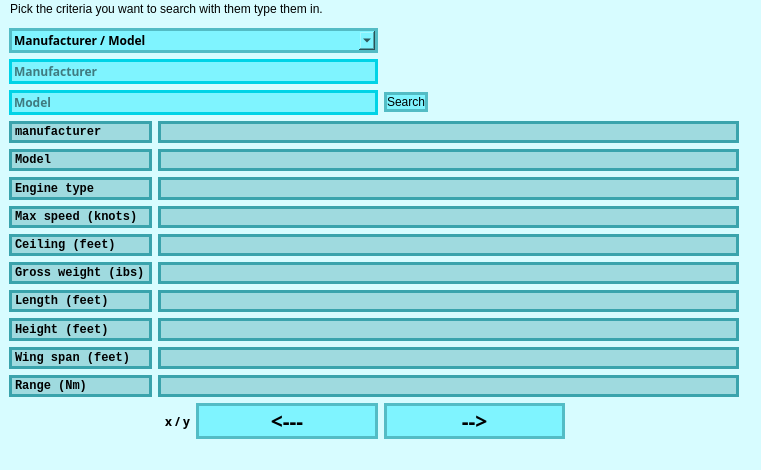
<?xml version="1.0" encoding="UTF-8"?>
<ui version="4.0">
 <class>MainWindow</class>
 <widget class="QMainWindow" name="MainWindow">
  <property name="geometry">
   <rect>
    <x>0</x>
    <y>0</y>
    <width>761</width>
    <height>470</height>
   </rect>
  </property>
  <property name="font">
   <font>
    <family>ROG-fonts</family>
   </font>
  </property>
  <property name="cursor">
   <cursorShape>ArrowCursor</cursorShape>
  </property>
  <property name="windowTitle">
   <string>MainWindow</string>
  </property>
  <property name="autoFillBackground">
   <bool>false</bool>
  </property>
  <property name="styleSheet">
   <string notr="true">background-color: hsl(185, 100%, 92%);
</string>
  </property>
  <widget class="QWidget" name="centralwidget">
   <layout class="QVBoxLayout" name="verticalLayout">
    <item>
     <layout class="QGridLayout" name="gridLayout_3">
      <item row="2" column="0">
       <widget class="QLineEdit" name="lineEdit_2">
        <property name="font">
         <font>
          <family>ROG Fonts</family>
          <weight>75</weight>
          <italic>false</italic>
          <bold>true</bold>
         </font>
        </property>
        <property name="cursor">
         <cursorShape>ArrowCursor</cursorShape>
        </property>
        <property name="autoFillBackground">
         <bool>false</bool>
        </property>
        <property name="styleSheet">
         <string notr="true">border: 3px solid hsl(185, 100%, 45%);
background-color: hsl(185, 100%, 75%);</string>
        </property>
        <property name="text">
         <string/>
        </property>
        <property name="placeholderText">
         <string>Model</string>
        </property>
       </widget>
      </item>
      <item row="1" column="0">
       <widget class="QLineEdit" name="lineEdit">
        <property name="font">
         <font>
          <family>ROG Fonts</family>
          <weight>75</weight>
          <italic>false</italic>
          <bold>true</bold>
         </font>
        </property>
        <property name="cursor">
         <cursorShape>ArrowCursor</cursorShape>
        </property>
        <property name="autoFillBackground">
         <bool>false</bool>
        </property>
        <property name="styleSheet">
         <string notr="true">border: 3px solid hsl(185, 100%, 45%);
background-color: hsl(185, 100%, 75%);</string>
        </property>
        <property name="text">
         <string/>
        </property>
        <property name="placeholderText">
         <string>Manufacturer</string>
        </property>
       </widget>
      </item>
      <item row="0" column="0">
       <widget class="QComboBox" name="comboBox">
        <property name="font">
         <font>
          <family>ROG Fonts</family>
          <weight>75</weight>
          <italic>false</italic>
          <bold>true</bold>
         </font>
        </property>
        <property name="cursor">
         <cursorShape>ArrowCursor</cursorShape>
        </property>
        <property name="autoFillBackground">
         <bool>false</bool>
        </property>
        <property name="styleSheet">
         <string notr="true">border: 3px solid hsl(185, 50%, 55%);
background-color: hsl(185, 100%, 75%);</string>
        </property>
        <item>
         <property name="text">
          <string>Manufacturer / Model</string>
         </property>
        </item>
        <item>
         <property name="text">
          <string>Min / Max length</string>
         </property>
        </item>
        <item>
         <property name="text">
          <string>Min / Max height</string>
         </property>
        </item>
        <item>
         <property name="text">
          <string>Min / Max wing span</string>
         </property>
        </item>
        <item>
         <property name="text">
          <string>Min / Max range</string>
         </property>
        </item>
       </widget>
      </item>
      <item row="1" column="1">
       <spacer name="horizontalSpacer">
        <property name="font">
         <font>
          <family>ROG Fonts</family>
          <weight>75</weight>
          <bold>true</bold>
         </font>
        </property>
        <property name="cursor">
         <cursorShape>ArrowCursor</cursorShape>
        </property>
        <property name="orientation">
         <enum>Qt::Horizontal</enum>
        </property>
        <property name="sizeHint" stdset="0">
         <size>
          <width>40</width>
          <height>20</height>
         </size>
        </property>
       </spacer>
      </item>
      <item row="2" column="1">
       <widget class="QPushButton" name="pushButton_3">
        <property name="sizePolicy">
         <sizepolicy hsizetype="Maximum" vsizetype="Fixed">
          <horstretch>0</horstretch>
          <verstretch>0</verstretch>
         </sizepolicy>
        </property>
        <property name="styleSheet">
         <string notr="true">
QPushButton {
	border: 3px solid hsl(185, 50%, 55%);
	background-color: hsl(185, 100%, 75%);
}
QPushButton:hover {
	background-color : hsl(185, 100%, 45%);
	border: 3p solid hsl(185 ,50%, 15%);
}</string>
        </property>
        <property name="text">
         <string>Search</string>
        </property>
       </widget>
      </item>
     </layout>
    </item>
    <item>
     <layout class="QGridLayout" name="gridLayout">
      <item row="8" column="2">
       <widget class="QLabel" name="label_9">
        <property name="text">
         <string/>
        </property>
        <property name="scaledContents">
         <bool>true</bool>
        </property>
       </widget>
      </item>
      <item row="4" column="0">
       <widget class="QLabel" name="ceiling">
        <property name="enabled">
         <bool>true</bool>
        </property>
        <property name="sizePolicy">
         <sizepolicy hsizetype="Minimum" vsizetype="Preferred">
          <horstretch>0</horstretch>
          <verstretch>0</verstretch>
         </sizepolicy>
        </property>
        <property name="maximumSize">
         <size>
          <width>16777215</width>
          <height>16777215</height>
         </size>
        </property>
        <property name="sizeIncrement">
         <size>
          <width>0</width>
          <height>0</height>
         </size>
        </property>
        <property name="baseSize">
         <size>
          <width>0</width>
          <height>0</height>
         </size>
        </property>
        <property name="font">
         <font>
          <family>Courier New</family>
          <weight>75</weight>
          <bold>true</bold>
          <stylestrategy>PreferDefault</stylestrategy>
         </font>
        </property>
        <property name="cursor">
         <cursorShape>ArrowCursor</cursorShape>
        </property>
        <property name="autoFillBackground">
         <bool>false</bool>
        </property>
        <property name="styleSheet">
         <string notr="true">border: 3px solid hsl(185, 50%, 45%);
background-color: hsl(185, 50%, 75%);</string>
        </property>
        <property name="text">
         <string>Ceiling (feet)</string>
        </property>
        <property name="scaledContents">
         <bool>true</bool>
        </property>
       </widget>
      </item>
      <item row="9" column="0">
       <widget class="QLabel" name="wing_span">
        <property name="enabled">
         <bool>true</bool>
        </property>
        <property name="sizePolicy">
         <sizepolicy hsizetype="Minimum" vsizetype="Preferred">
          <horstretch>0</horstretch>
          <verstretch>0</verstretch>
         </sizepolicy>
        </property>
        <property name="maximumSize">
         <size>
          <width>16777215</width>
          <height>16777215</height>
         </size>
        </property>
        <property name="sizeIncrement">
         <size>
          <width>0</width>
          <height>0</height>
         </size>
        </property>
        <property name="baseSize">
         <size>
          <width>0</width>
          <height>0</height>
         </size>
        </property>
        <property name="font">
         <font>
          <family>Courier New</family>
          <weight>75</weight>
          <bold>true</bold>
          <stylestrategy>PreferDefault</stylestrategy>
         </font>
        </property>
        <property name="cursor">
         <cursorShape>ArrowCursor</cursorShape>
        </property>
        <property name="autoFillBackground">
         <bool>false</bool>
        </property>
        <property name="styleSheet">
         <string notr="true">border: 3px solid hsl(185, 50%, 45%);
background-color: hsl(185, 50%, 75%);</string>
        </property>
        <property name="text">
         <string>Wing span (feet)</string>
        </property>
        <property name="scaledContents">
         <bool>true</bool>
        </property>
       </widget>
      </item>
      <item row="10" column="0">
       <widget class="QLabel" name="range">
        <property name="enabled">
         <bool>true</bool>
        </property>
        <property name="sizePolicy">
         <sizepolicy hsizetype="Minimum" vsizetype="Preferred">
          <horstretch>0</horstretch>
          <verstretch>0</verstretch>
         </sizepolicy>
        </property>
        <property name="maximumSize">
         <size>
          <width>16777215</width>
          <height>16777215</height>
         </size>
        </property>
        <property name="sizeIncrement">
         <size>
          <width>0</width>
          <height>0</height>
         </size>
        </property>
        <property name="baseSize">
         <size>
          <width>0</width>
          <height>0</height>
         </size>
        </property>
        <property name="font">
         <font>
          <family>Courier New</family>
          <weight>75</weight>
          <bold>true</bold>
          <stylestrategy>PreferDefault</stylestrategy>
         </font>
        </property>
        <property name="cursor">
         <cursorShape>ArrowCursor</cursorShape>
        </property>
        <property name="autoFillBackground">
         <bool>false</bool>
        </property>
        <property name="styleSheet">
         <string notr="true">border: 3px solid hsl(185, 50%, 45%);
background-color: hsl(185, 50%, 75%);</string>
        </property>
        <property name="text">
         <string>Range (Nm)</string>
        </property>
        <property name="scaledContents">
         <bool>true</bool>
        </property>
       </widget>
      </item>
      <item row="3" column="0">
       <widget class="QLabel" name="speed">
        <property name="enabled">
         <bool>true</bool>
        </property>
        <property name="sizePolicy">
         <sizepolicy hsizetype="Minimum" vsizetype="Preferred">
          <horstretch>0</horstretch>
          <verstretch>0</verstretch>
         </sizepolicy>
        </property>
        <property name="maximumSize">
         <size>
          <width>16777215</width>
          <height>16777215</height>
         </size>
        </property>
        <property name="sizeIncrement">
         <size>
          <width>0</width>
          <height>0</height>
         </size>
        </property>
        <property name="baseSize">
         <size>
          <width>0</width>
          <height>0</height>
         </size>
        </property>
        <property name="font">
         <font>
          <family>Courier New</family>
          <weight>75</weight>
          <bold>true</bold>
          <stylestrategy>PreferDefault</stylestrategy>
         </font>
        </property>
        <property name="cursor">
         <cursorShape>ArrowCursor</cursorShape>
        </property>
        <property name="autoFillBackground">
         <bool>false</bool>
        </property>
        <property name="styleSheet">
         <string notr="true">border: 3px solid hsl(185, 50%, 45%);
background-color: hsl(185, 50%, 75%);</string>
        </property>
        <property name="text">
         <string>Max speed (knots)</string>
        </property>
        <property name="scaledContents">
         <bool>true</bool>
        </property>
       </widget>
      </item>
      <item row="5" column="1">
       <widget class="QLabel" name="weight_label">
        <property name="sizePolicy">
         <sizepolicy hsizetype="Minimum" vsizetype="Preferred">
          <horstretch>1</horstretch>
          <verstretch>0</verstretch>
         </sizepolicy>
        </property>
        <property name="maximumSize">
         <size>
          <width>16777215</width>
          <height>16777213</height>
         </size>
        </property>
        <property name="font">
         <font>
          <family>Courier New</family>
          <weight>75</weight>
          <bold>true</bold>
          <stylestrategy>PreferDefault</stylestrategy>
         </font>
        </property>
        <property name="cursor">
         <cursorShape>ArrowCursor</cursorShape>
        </property>
        <property name="autoFillBackground">
         <bool>false</bool>
        </property>
        <property name="styleSheet">
         <string notr="true">border: 3px solid hsl(185, 50%, 45%);
background-color: hsl(185, 50%, 75%);</string>
        </property>
        <property name="text">
         <string/>
        </property>
        <property name="scaledContents">
         <bool>true</bool>
        </property>
       </widget>
      </item>
      <item row="3" column="1">
       <widget class="QLabel" name="speed_label">
        <property name="sizePolicy">
         <sizepolicy hsizetype="Minimum" vsizetype="Preferred">
          <horstretch>1</horstretch>
          <verstretch>0</verstretch>
         </sizepolicy>
        </property>
        <property name="maximumSize">
         <size>
          <width>16777215</width>
          <height>16777213</height>
         </size>
        </property>
        <property name="font">
         <font>
          <family>Courier New</family>
          <weight>75</weight>
          <bold>true</bold>
          <stylestrategy>PreferDefault</stylestrategy>
         </font>
        </property>
        <property name="cursor">
         <cursorShape>ArrowCursor</cursorShape>
        </property>
        <property name="autoFillBackground">
         <bool>false</bool>
        </property>
        <property name="styleSheet">
         <string notr="true">border: 3px solid hsl(185, 50%, 45%);
background-color: hsl(185, 50%, 75%);</string>
        </property>
        <property name="text">
         <string/>
        </property>
        <property name="scaledContents">
         <bool>true</bool>
        </property>
       </widget>
      </item>
      <item row="8" column="1">
       <widget class="QLabel" name="height_label">
        <property name="sizePolicy">
         <sizepolicy hsizetype="Minimum" vsizetype="Preferred">
          <horstretch>1</horstretch>
          <verstretch>0</verstretch>
         </sizepolicy>
        </property>
        <property name="maximumSize">
         <size>
          <width>16777215</width>
          <height>16777213</height>
         </size>
        </property>
        <property name="font">
         <font>
          <family>Courier New</family>
          <weight>75</weight>
          <bold>true</bold>
          <stylestrategy>PreferDefault</stylestrategy>
         </font>
        </property>
        <property name="cursor">
         <cursorShape>ArrowCursor</cursorShape>
        </property>
        <property name="autoFillBackground">
         <bool>false</bool>
        </property>
        <property name="styleSheet">
         <string notr="true">border: 3px solid hsl(185, 50%, 45%);
background-color: hsl(185, 50%, 75%);</string>
        </property>
        <property name="text">
         <string/>
        </property>
        <property name="scaledContents">
         <bool>true</bool>
        </property>
       </widget>
      </item>
      <item row="6" column="0">
       <widget class="QLabel" name="length">
        <property name="enabled">
         <bool>true</bool>
        </property>
        <property name="sizePolicy">
         <sizepolicy hsizetype="Minimum" vsizetype="Preferred">
          <horstretch>0</horstretch>
          <verstretch>0</verstretch>
         </sizepolicy>
        </property>
        <property name="maximumSize">
         <size>
          <width>16777215</width>
          <height>16777215</height>
         </size>
        </property>
        <property name="sizeIncrement">
         <size>
          <width>0</width>
          <height>0</height>
         </size>
        </property>
        <property name="baseSize">
         <size>
          <width>0</width>
          <height>0</height>
         </size>
        </property>
        <property name="font">
         <font>
          <family>Courier New</family>
          <weight>75</weight>
          <bold>true</bold>
          <stylestrategy>PreferDefault</stylestrategy>
         </font>
        </property>
        <property name="cursor">
         <cursorShape>ArrowCursor</cursorShape>
        </property>
        <property name="autoFillBackground">
         <bool>false</bool>
        </property>
        <property name="styleSheet">
         <string notr="true">border: 3px solid hsl(185, 50%, 45%);
background-color: hsl(185, 50%, 75%);</string>
        </property>
        <property name="text">
         <string>Length (feet)</string>
        </property>
        <property name="scaledContents">
         <bool>true</bool>
        </property>
       </widget>
      </item>
      <item row="10" column="2">
       <widget class="QLabel" name="label_11">
        <property name="text">
         <string/>
        </property>
        <property name="scaledContents">
         <bool>true</bool>
        </property>
       </widget>
      </item>
      <item row="4" column="1">
       <widget class="QLabel" name="ceiling_label">
        <property name="sizePolicy">
         <sizepolicy hsizetype="Minimum" vsizetype="Preferred">
          <horstretch>1</horstretch>
          <verstretch>0</verstretch>
         </sizepolicy>
        </property>
        <property name="maximumSize">
         <size>
          <width>16777215</width>
          <height>16777213</height>
         </size>
        </property>
        <property name="font">
         <font>
          <family>Courier New</family>
          <weight>75</weight>
          <bold>true</bold>
          <stylestrategy>PreferDefault</stylestrategy>
         </font>
        </property>
        <property name="cursor">
         <cursorShape>ArrowCursor</cursorShape>
        </property>
        <property name="autoFillBackground">
         <bool>false</bool>
        </property>
        <property name="styleSheet">
         <string notr="true">border: 3px solid hsl(185, 50%, 45%);
background-color: hsl(185, 50%, 75%);</string>
        </property>
        <property name="text">
         <string/>
        </property>
        <property name="scaledContents">
         <bool>true</bool>
        </property>
       </widget>
      </item>
      <item row="8" column="0">
       <widget class="QLabel" name="height">
        <property name="enabled">
         <bool>true</bool>
        </property>
        <property name="sizePolicy">
         <sizepolicy hsizetype="Minimum" vsizetype="Preferred">
          <horstretch>0</horstretch>
          <verstretch>0</verstretch>
         </sizepolicy>
        </property>
        <property name="maximumSize">
         <size>
          <width>16777215</width>
          <height>16777215</height>
         </size>
        </property>
        <property name="sizeIncrement">
         <size>
          <width>0</width>
          <height>0</height>
         </size>
        </property>
        <property name="baseSize">
         <size>
          <width>0</width>
          <height>0</height>
         </size>
        </property>
        <property name="font">
         <font>
          <family>Courier New</family>
          <weight>75</weight>
          <bold>true</bold>
          <stylestrategy>PreferDefault</stylestrategy>
         </font>
        </property>
        <property name="cursor">
         <cursorShape>ArrowCursor</cursorShape>
        </property>
        <property name="autoFillBackground">
         <bool>false</bool>
        </property>
        <property name="styleSheet">
         <string notr="true">border: 3px solid hsl(185, 50%, 45%);
background-color: hsl(185, 50%, 75%);</string>
        </property>
        <property name="text">
         <string>Height (feet)</string>
        </property>
        <property name="scaledContents">
         <bool>true</bool>
        </property>
       </widget>
      </item>
      <item row="5" column="0">
       <widget class="QLabel" name="weight">
        <property name="enabled">
         <bool>true</bool>
        </property>
        <property name="sizePolicy">
         <sizepolicy hsizetype="Minimum" vsizetype="Preferred">
          <horstretch>0</horstretch>
          <verstretch>0</verstretch>
         </sizepolicy>
        </property>
        <property name="maximumSize">
         <size>
          <width>16777215</width>
          <height>16777215</height>
         </size>
        </property>
        <property name="sizeIncrement">
         <size>
          <width>0</width>
          <height>0</height>
         </size>
        </property>
        <property name="baseSize">
         <size>
          <width>0</width>
          <height>0</height>
         </size>
        </property>
        <property name="font">
         <font>
          <family>Courier New</family>
          <weight>75</weight>
          <bold>true</bold>
          <stylestrategy>PreferDefault</stylestrategy>
         </font>
        </property>
        <property name="cursor">
         <cursorShape>ArrowCursor</cursorShape>
        </property>
        <property name="autoFillBackground">
         <bool>false</bool>
        </property>
        <property name="styleSheet">
         <string notr="true">border: 3px solid hsl(185, 50%, 45%);
background-color: hsl(185, 50%, 75%);</string>
        </property>
        <property name="text">
         <string>Gross weight (ibs)</string>
        </property>
        <property name="scaledContents">
         <bool>true</bool>
        </property>
       </widget>
      </item>
      <item row="9" column="1">
       <widget class="QLabel" name="wing_label">
        <property name="sizePolicy">
         <sizepolicy hsizetype="Minimum" vsizetype="Preferred">
          <horstretch>1</horstretch>
          <verstretch>0</verstretch>
         </sizepolicy>
        </property>
        <property name="maximumSize">
         <size>
          <width>16777215</width>
          <height>16777213</height>
         </size>
        </property>
        <property name="font">
         <font>
          <family>Courier New</family>
          <weight>75</weight>
          <bold>true</bold>
          <stylestrategy>PreferDefault</stylestrategy>
         </font>
        </property>
        <property name="cursor">
         <cursorShape>ArrowCursor</cursorShape>
        </property>
        <property name="autoFillBackground">
         <bool>false</bool>
        </property>
        <property name="styleSheet">
         <string notr="true">border: 3px solid hsl(185, 50%, 45%);
background-color: hsl(185, 50%, 75%);</string>
        </property>
        <property name="text">
         <string/>
        </property>
        <property name="scaledContents">
         <bool>true</bool>
        </property>
       </widget>
      </item>
      <item row="1" column="2">
       <widget class="QLabel" name="label_2">
        <property name="text">
         <string/>
        </property>
        <property name="scaledContents">
         <bool>true</bool>
        </property>
       </widget>
      </item>
      <item row="6" column="1">
       <widget class="QLabel" name="length_label">
        <property name="sizePolicy">
         <sizepolicy hsizetype="Minimum" vsizetype="Preferred">
          <horstretch>1</horstretch>
          <verstretch>0</verstretch>
         </sizepolicy>
        </property>
        <property name="maximumSize">
         <size>
          <width>16777215</width>
          <height>16777213</height>
         </size>
        </property>
        <property name="font">
         <font>
          <family>Courier New</family>
          <weight>75</weight>
          <bold>true</bold>
          <stylestrategy>PreferDefault</stylestrategy>
         </font>
        </property>
        <property name="cursor">
         <cursorShape>ArrowCursor</cursorShape>
        </property>
        <property name="autoFillBackground">
         <bool>false</bool>
        </property>
        <property name="styleSheet">
         <string notr="true">border: 3px solid hsl(185, 50%, 45%);
background-color: hsl(185, 50%, 75%);</string>
        </property>
        <property name="text">
         <string/>
        </property>
        <property name="scaledContents">
         <bool>true</bool>
        </property>
       </widget>
      </item>
      <item row="6" column="2">
       <widget class="QLabel" name="label_8">
        <property name="text">
         <string/>
        </property>
        <property name="scaledContents">
         <bool>true</bool>
        </property>
       </widget>
      </item>
      <item row="9" column="2">
       <widget class="QLabel" name="label_10">
        <property name="text">
         <string/>
        </property>
        <property name="scaledContents">
         <bool>true</bool>
        </property>
       </widget>
      </item>
      <item row="1" column="1">
       <widget class="QLabel" name="model_label">
        <property name="sizePolicy">
         <sizepolicy hsizetype="Minimum" vsizetype="Preferred">
          <horstretch>1</horstretch>
          <verstretch>0</verstretch>
         </sizepolicy>
        </property>
        <property name="maximumSize">
         <size>
          <width>16777215</width>
          <height>16777213</height>
         </size>
        </property>
        <property name="font">
         <font>
          <family>Courier New</family>
          <weight>75</weight>
          <bold>true</bold>
          <stylestrategy>PreferDefault</stylestrategy>
         </font>
        </property>
        <property name="cursor">
         <cursorShape>ArrowCursor</cursorShape>
        </property>
        <property name="autoFillBackground">
         <bool>false</bool>
        </property>
        <property name="styleSheet">
         <string notr="true">border: 3px solid hsl(185, 50%, 45%);
background-color: hsl(185, 50%, 75%);</string>
        </property>
        <property name="text">
         <string/>
        </property>
        <property name="scaledContents">
         <bool>true</bool>
        </property>
       </widget>
      </item>
      <item row="2" column="0">
       <widget class="QLabel" name="Engine">
        <property name="enabled">
         <bool>true</bool>
        </property>
        <property name="sizePolicy">
         <sizepolicy hsizetype="Minimum" vsizetype="Preferred">
          <horstretch>0</horstretch>
          <verstretch>0</verstretch>
         </sizepolicy>
        </property>
        <property name="maximumSize">
         <size>
          <width>16777215</width>
          <height>16777215</height>
         </size>
        </property>
        <property name="sizeIncrement">
         <size>
          <width>0</width>
          <height>0</height>
         </size>
        </property>
        <property name="baseSize">
         <size>
          <width>0</width>
          <height>0</height>
         </size>
        </property>
        <property name="font">
         <font>
          <family>Courier New</family>
          <weight>75</weight>
          <bold>true</bold>
          <stylestrategy>PreferDefault</stylestrategy>
         </font>
        </property>
        <property name="cursor">
         <cursorShape>ArrowCursor</cursorShape>
        </property>
        <property name="autoFillBackground">
         <bool>false</bool>
        </property>
        <property name="styleSheet">
         <string notr="true">border: 3px solid hsl(185, 50%, 45%);
background-color: hsl(185, 50%, 75%);</string>
        </property>
        <property name="text">
         <string>Engine type</string>
        </property>
        <property name="scaledContents">
         <bool>true</bool>
        </property>
       </widget>
      </item>
      <item row="3" column="2">
       <widget class="QLabel" name="label_5">
        <property name="text">
         <string/>
        </property>
        <property name="scaledContents">
         <bool>true</bool>
        </property>
       </widget>
      </item>
      <item row="0" column="2">
       <widget class="QLabel" name="label_3">
        <property name="text">
         <string/>
        </property>
        <property name="scaledContents">
         <bool>true</bool>
        </property>
       </widget>
      </item>
      <item row="5" column="2">
       <widget class="QLabel" name="label_7">
        <property name="text">
         <string/>
        </property>
        <property name="scaledContents">
         <bool>true</bool>
        </property>
       </widget>
      </item>
      <item row="2" column="2">
       <widget class="QLabel" name="label_4">
        <property name="text">
         <string/>
        </property>
        <property name="scaledContents">
         <bool>true</bool>
        </property>
       </widget>
      </item>
      <item row="2" column="1">
       <widget class="QLabel" name="engine_label">
        <property name="sizePolicy">
         <sizepolicy hsizetype="Minimum" vsizetype="Preferred">
          <horstretch>1</horstretch>
          <verstretch>0</verstretch>
         </sizepolicy>
        </property>
        <property name="maximumSize">
         <size>
          <width>16777215</width>
          <height>16777213</height>
         </size>
        </property>
        <property name="font">
         <font>
          <family>Courier New</family>
          <weight>75</weight>
          <bold>true</bold>
          <stylestrategy>PreferDefault</stylestrategy>
         </font>
        </property>
        <property name="cursor">
         <cursorShape>ArrowCursor</cursorShape>
        </property>
        <property name="autoFillBackground">
         <bool>false</bool>
        </property>
        <property name="styleSheet">
         <string notr="true">border: 3px solid hsl(185, 50%, 45%);
background-color: hsl(185, 50%, 75%);</string>
        </property>
        <property name="text">
         <string/>
        </property>
        <property name="scaledContents">
         <bool>true</bool>
        </property>
       </widget>
      </item>
      <item row="1" column="0">
       <widget class="QLabel" name="Model">
        <property name="enabled">
         <bool>true</bool>
        </property>
        <property name="sizePolicy">
         <sizepolicy hsizetype="Minimum" vsizetype="Preferred">
          <horstretch>0</horstretch>
          <verstretch>0</verstretch>
         </sizepolicy>
        </property>
        <property name="maximumSize">
         <size>
          <width>16777215</width>
          <height>16777215</height>
         </size>
        </property>
        <property name="sizeIncrement">
         <size>
          <width>0</width>
          <height>0</height>
         </size>
        </property>
        <property name="baseSize">
         <size>
          <width>0</width>
          <height>0</height>
         </size>
        </property>
        <property name="font">
         <font>
          <family>Courier New</family>
          <weight>75</weight>
          <bold>true</bold>
          <stylestrategy>PreferDefault</stylestrategy>
         </font>
        </property>
        <property name="cursor">
         <cursorShape>ArrowCursor</cursorShape>
        </property>
        <property name="autoFillBackground">
         <bool>false</bool>
        </property>
        <property name="styleSheet">
         <string notr="true">border: 3px solid hsl(185, 50%, 45%);
background-color: hsl(185, 50%, 75%);</string>
        </property>
        <property name="text">
         <string>Model</string>
        </property>
        <property name="scaledContents">
         <bool>true</bool>
        </property>
       </widget>
      </item>
      <item row="0" column="0">
       <widget class="QLabel" name="manufacturer">
        <property name="enabled">
         <bool>true</bool>
        </property>
        <property name="sizePolicy">
         <sizepolicy hsizetype="Minimum" vsizetype="Preferred">
          <horstretch>0</horstretch>
          <verstretch>0</verstretch>
         </sizepolicy>
        </property>
        <property name="maximumSize">
         <size>
          <width>16777215</width>
          <height>16777215</height>
         </size>
        </property>
        <property name="sizeIncrement">
         <size>
          <width>0</width>
          <height>0</height>
         </size>
        </property>
        <property name="baseSize">
         <size>
          <width>0</width>
          <height>0</height>
         </size>
        </property>
        <property name="font">
         <font>
          <family>Courier New</family>
          <weight>75</weight>
          <bold>true</bold>
          <stylestrategy>PreferDefault</stylestrategy>
         </font>
        </property>
        <property name="cursor">
         <cursorShape>ArrowCursor</cursorShape>
        </property>
        <property name="autoFillBackground">
         <bool>false</bool>
        </property>
        <property name="styleSheet">
         <string notr="true">border: 3px solid hsl(185, 50%, 45%);
background-color: hsl(185, 50%, 75%);</string>
        </property>
        <property name="text">
         <string>manufacturer</string>
        </property>
        <property name="scaledContents">
         <bool>true</bool>
        </property>
       </widget>
      </item>
      <item row="10" column="1">
       <widget class="QLabel" name="range_label">
        <property name="sizePolicy">
         <sizepolicy hsizetype="Minimum" vsizetype="Preferred">
          <horstretch>1</horstretch>
          <verstretch>0</verstretch>
         </sizepolicy>
        </property>
        <property name="maximumSize">
         <size>
          <width>16777215</width>
          <height>16777213</height>
         </size>
        </property>
        <property name="font">
         <font>
          <family>Courier New</family>
          <weight>75</weight>
          <bold>true</bold>
          <stylestrategy>PreferDefault</stylestrategy>
         </font>
        </property>
        <property name="cursor">
         <cursorShape>ArrowCursor</cursorShape>
        </property>
        <property name="autoFillBackground">
         <bool>false</bool>
        </property>
        <property name="styleSheet">
         <string notr="true">border: 3px solid hsl(185, 50%, 45%);
background-color: hsl(185, 50%, 75%);</string>
        </property>
        <property name="text">
         <string/>
        </property>
        <property name="scaledContents">
         <bool>true</bool>
        </property>
       </widget>
      </item>
      <item row="0" column="1">
       <widget class="QLabel" name="man_label">
        <property name="sizePolicy">
         <sizepolicy hsizetype="Minimum" vsizetype="Preferred">
          <horstretch>1</horstretch>
          <verstretch>0</verstretch>
         </sizepolicy>
        </property>
        <property name="maximumSize">
         <size>
          <width>16777215</width>
          <height>16777213</height>
         </size>
        </property>
        <property name="font">
         <font>
          <family>Courier New</family>
          <weight>75</weight>
          <bold>true</bold>
          <stylestrategy>PreferDefault</stylestrategy>
         </font>
        </property>
        <property name="cursor">
         <cursorShape>ArrowCursor</cursorShape>
        </property>
        <property name="autoFillBackground">
         <bool>false</bool>
        </property>
        <property name="styleSheet">
         <string notr="true">border: 3px solid hsl(185, 50%, 45%);
background-color: hsl(185, 50%, 75%);</string>
        </property>
        <property name="text">
         <string/>
        </property>
        <property name="scaledContents">
         <bool>true</bool>
        </property>
       </widget>
      </item>
      <item row="4" column="2">
       <widget class="QLabel" name="label_6">
        <property name="text">
         <string/>
        </property>
        <property name="scaledContents">
         <bool>true</bool>
        </property>
       </widget>
      </item>
     </layout>
    </item>
    <item>
     <layout class="QGridLayout" name="gridLayout_2">
      <item row="0" column="2">
       <widget class="QPushButton" name="pushButton_2">
        <property name="sizePolicy">
         <sizepolicy hsizetype="Minimum" vsizetype="Fixed">
          <horstretch>0</horstretch>
          <verstretch>0</verstretch>
         </sizepolicy>
        </property>
        <property name="font">
         <font>
          <family>ROG Fonts</family>
          <pointsize>16</pointsize>
          <weight>75</weight>
          <bold>true</bold>
         </font>
        </property>
        <property name="cursor">
         <cursorShape>PointingHandCursor</cursorShape>
        </property>
        <property name="focusPolicy">
         <enum>Qt::ClickFocus</enum>
        </property>
        <property name="layoutDirection">
         <enum>Qt::LeftToRight</enum>
        </property>
        <property name="styleSheet">
         <string notr="true">
QPushButton {
	border: 3px solid hsl(185, 50%, 55%);
	background-color: hsl(185, 100%, 75%);
}
QPushButton:hover {
	background-color : hsl(185, 100%, 45%);
	border: 3p solid hsl(185 ,50%, 15%);
}</string>
        </property>
        <property name="text">
         <string>--&gt;</string>
        </property>
       </widget>
      </item>
      <item row="0" column="3">
       <widget class="QLabel" name="label">
        <property name="enabled">
         <bool>false</bool>
        </property>
        <property name="font">
         <font>
          <family>ROG Fonts</family>
          <weight>75</weight>
          <bold>true</bold>
         </font>
        </property>
        <property name="cursor">
         <cursorShape>ArrowCursor</cursorShape>
        </property>
        <property name="text">
         <string/>
        </property>
        <property name="scaledContents">
         <bool>true</bool>
        </property>
       </widget>
      </item>
      <item row="0" column="1">
       <widget class="QPushButton" name="pushButton">
        <property name="sizePolicy">
         <sizepolicy hsizetype="Minimum" vsizetype="Fixed">
          <horstretch>0</horstretch>
          <verstretch>0</verstretch>
         </sizepolicy>
        </property>
        <property name="font">
         <font>
          <family>ROG Fonts</family>
          <pointsize>16</pointsize>
          <weight>75</weight>
          <bold>true</bold>
         </font>
        </property>
        <property name="cursor">
         <cursorShape>PointingHandCursor</cursorShape>
        </property>
        <property name="focusPolicy">
         <enum>Qt::ClickFocus</enum>
        </property>
        <property name="layoutDirection">
         <enum>Qt::LeftToRight</enum>
        </property>
        <property name="styleSheet">
         <string notr="true">
QPushButton {
	border: 3px solid hsl(185, 50%, 55%);
	background-color: hsl(185, 100%, 75%);
}
QPushButton:hover {
	background-color : hsl(185, 100%, 45%);
	border: 3p solid hsl(185 ,50%, 15%);
}</string>
        </property>
        <property name="text">
         <string>&lt;---</string>
        </property>
        <property name="checkable">
         <bool>false</bool>
        </property>
       </widget>
      </item>
      <item row="0" column="0">
       <widget class="QLabel" name="xy_label">
        <property name="sizePolicy">
         <sizepolicy hsizetype="Minimum" vsizetype="Preferred">
          <horstretch>0</horstretch>
          <verstretch>0</verstretch>
         </sizepolicy>
        </property>
        <property name="font">
         <font>
          <family>ROG Fonts</family>
          <weight>75</weight>
          <bold>true</bold>
         </font>
        </property>
        <property name="cursor">
         <cursorShape>ArrowCursor</cursorShape>
        </property>
        <property name="text">
         <string>x / y</string>
        </property>
        <property name="scaledContents">
         <bool>true</bool>
        </property>
        <property name="alignment">
         <set>Qt::AlignRight|Qt::AlignTrailing|Qt::AlignVCenter</set>
        </property>
       </widget>
      </item>
     </layout>
    </item>
   </layout>
  </widget>
  <widget class="QMenuBar" name="menubar">
   <property name="geometry">
    <rect>
     <x>0</x>
     <y>0</y>
     <width>761</width>
     <height>22</height>
    </rect>
   </property>
   <widget class="QMenu" name="menuPick_the_criteria_you_want_to_search_with_them_type_them_in">
    <property name="title">
     <string>Pick the criteria you want to search with them type them in.</string>
    </property>
   </widget>
   <addaction name="menuPick_the_criteria_you_want_to_search_with_them_type_them_in"/>
  </widget>
  <widget class="QStatusBar" name="statusbar"/>
 </widget>
 <resources/>
 <connections/>
</ui>
